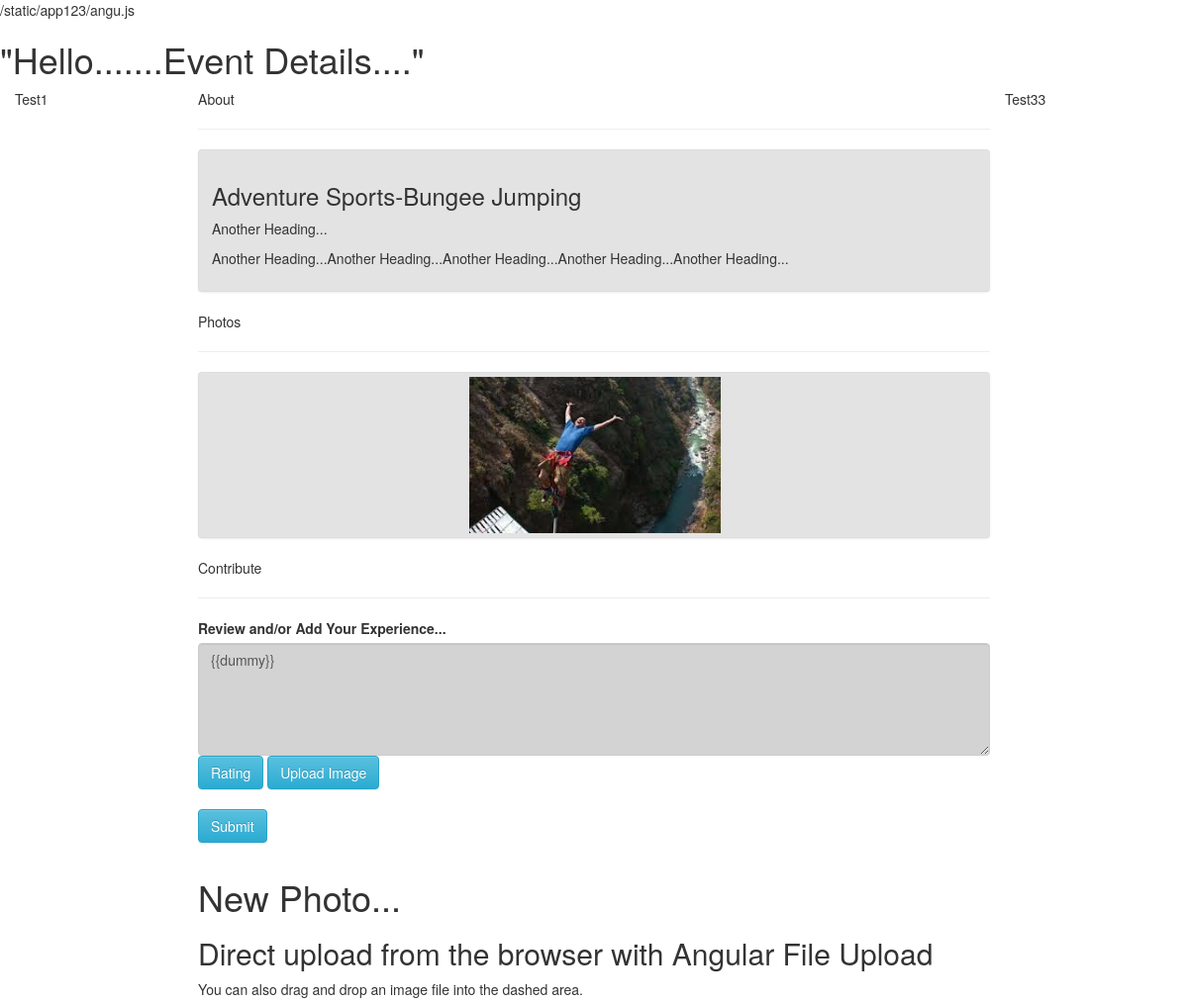
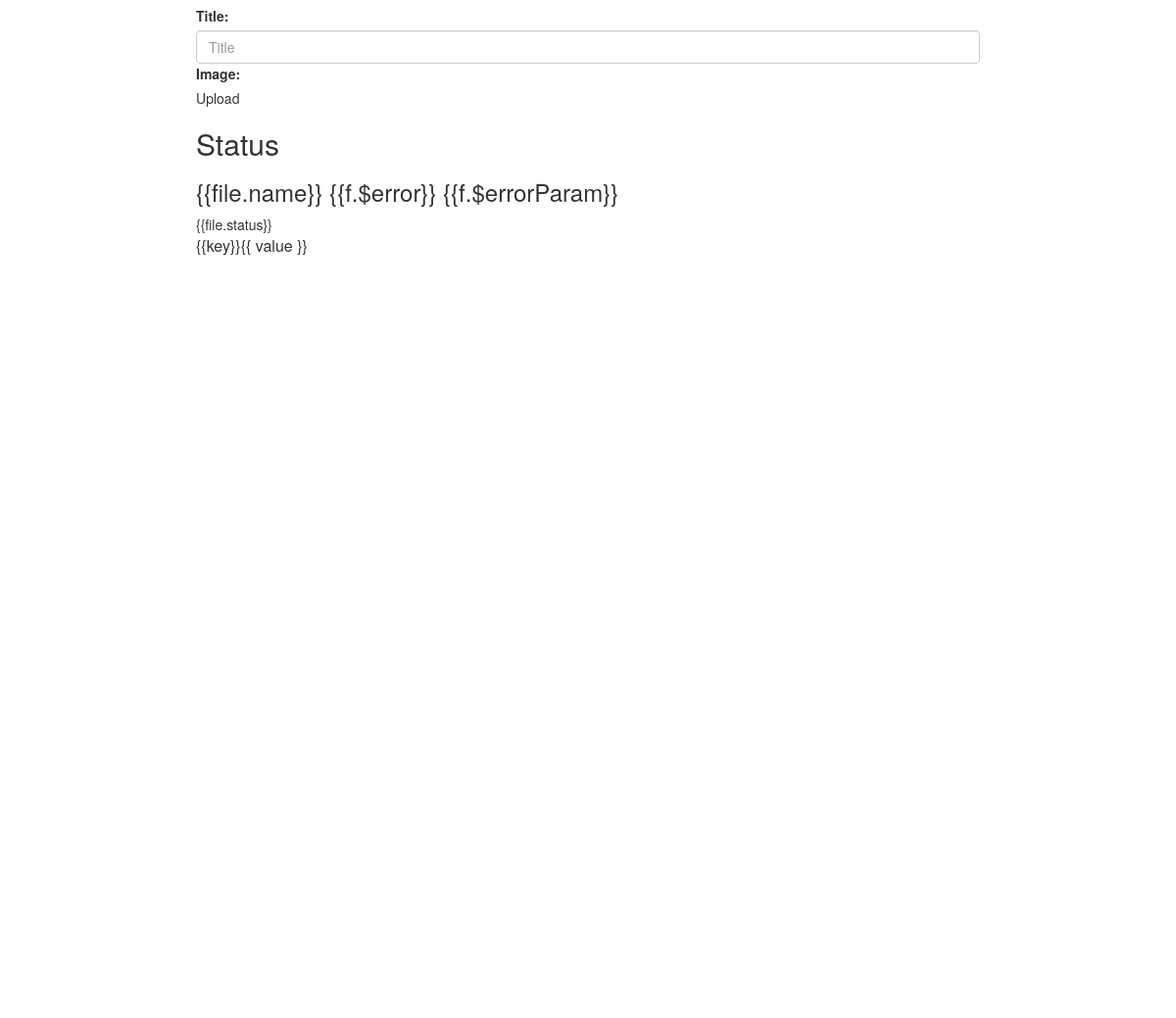
The app's page /app123/eventdetails/ with its own data (2 pictures, top to bottom).
### app123/models.py (models this page shows)
class Aboutstuff(models.Model):
    stuff=models.OneToOneField(Stuff,null=True)
    aboutheading = models.CharField(max_length=255,null=True)
    abouttext = models.CharField(max_length=255,null=True)

class Stuff(models.Model):
    numb = models.IntegerField(null=True)
    name = models.CharField(max_length=255)
    classio = models.CharField(max_length=1,null=True)
    photo = models.ImageField(upload_to='media')

### app123/views.py (the view)
def eventdetails(request):
    aboutobj = Aboutstuff.objects.all()
    mr="dummy"
    return render(request, 'app123/eventdetails.html',{'aboutobj': aboutobj,'mr':mr})

### app123/templates/app123/eventdetails.html (shortened to what this page needs)
{% load staticfiles %}
<html>
<head>
<link rel="stylesheet" href="//maxcdn.bootstrapcdn.com/bootstrap/3.2.0/css/bootstrap.min.css">
<link rel="stylesheet" href="//maxcdn.bootstrapcdn.com/bootstrap/3.2.0/css/bootstrap-theme.min.css">
<link rel="stylesheet" href="https://maxcdn.bootstrapcdn.com/bootstrap/3.3.6/css/bootstrap.min.css">
<link rel="stylesheet" href="https://maxcdn.bootstrapcdn.com/bootstrap/3.3.6/css/bootstrap-theme.min.css">
</head>
<body>
<h1>"Hello.......Event Details...."</h1>
<div class="col-md-2">
<p>Test1</p>
</div>
<div class="col-md-8">
<div class="row">
<h>About</h>
<hr>
</div>
<div class="row">
{% for obj in aboutobj %}
    <div class="thumbnail" style="background-color: #e3e3e3;border-right:3px">
      <div class="caption">
		<h3>{{ obj.stuff.name}}</h3>
        <p>{{ obj.aboutheading}}</p>
		<p>{{ obj.abouttext}}</p>
      </div>
    </div>
   {% endfor %}
</div>
<div class="row">
<h>Photos</h>
<hr>
</div>
<div class="row">
{% for obj in aboutobj %}
<div class="thumbnail" style="background-color: #e3e3e3;border-right:3px">
	<a href="#"><img src={{ obj.stuff.photo.url}} style="width:254px;height:158px;"></a>
    </div>
{% endfor %}
</div>
<div class="row">
<h>Contribute</h>
<hr>
</div>
{% verbatim %}
<div class="row">
<div ng-app="demoapp" ng-controller="contreview" >
  <form role="form">
    <div class="form-group">
      <label for="comment">Review and/or Add Your Experience...</label>
      <textarea class="form-control" rows="5" id="comment" style="background-color: LightGrey" ng-click="addreview()">{{dummy}}</textarea>
	  <input type="submit" class="btn btn-info" value="Rating" ng-show="toshow()">
	  <input type="submit" class="btn btn-info" value="Upload Image" ng-show="toshow()">
	  <br><br>
	  <input type="submit" class="btn btn-info" value="Submit" ng-show="toshow()">
    </div>
  </form>
</div>
</div>
{% endverbatim %}
<div class="row">
{% verbatim %}
<div ng-app="photoAlbumControllers">
  <div id="direct_upload"
    ng-controller="photoUploadCtrl"
    ngf-drop="uploadFiles($files)"
    ngf-drag-over-class="dragOverClass($event)"
    ng-model="files"
    ng-multiple="true">
    <h1>New Photo...</h1>
    <h2>Direct upload from the browser with Angular File Upload</h2>
    <p>You can also drag and drop an image file into the dashed area.</p>
    <form>
        <div class="form_line">
            <label path="title">Title:</label>
            <div class="form_controls">
                <input type="text" class="form-control" placeholder="Title" ng-model="title" />
            </div>
        </div>
        <div class="form_line">
            <label>Image:</label>
            <div class="form_controls">
                <div class="upload_button_holder">
                    <div href="#" class="upload_button" ngf-select="uploadFiles($files)" multiple title="upload" resetOnClick="true" >Upload</div>
                </div>
            </div>
        </div>
    </form>
    <h2>Status</h2>
    <div class="file" ng-repeat="file in files">
        <h3>{{file.name}} {{f.$error}} {{f.$errorParam}}</h3>
        <div class="status">{{file.status}}</div>
        <div class="info">
          <table>
            <tr ng-repeat="(key, value) in file.result">
              <td> {{key}} </td> <td> {{ value }} </td>
            </tr>
          </table>
        </div>
    </div>
</div>
</div>
{% endverbatim %}
</div>
</div>
<div class="col-md-2">
<p>Test33</p>
</div>
</body>
</html>

### app123/static/app123/css/app.css (style rules this page uses)
body { font-family: Helvetica, Arial, sans-serif; color: #333; margin: 10px; width: 960px; word-wrap: break-word; }
h1 { color: #0e2953; font-size: 18px; }
h2 { color: #666; font-size: 16px; }
p { font-size: 14px; line-height: 18px; }
a { color: #0b63b6 }
.info td, .uploaded_info td { font-size: 12px }
td { vertical-align: top; padding-right: 5px; }
#direct_upload_jquery, #direct_upload { padding: 20px 20px; margin: 20px 0; border-top: 1px solid #ccc; border-bottom: 1px solid #ccc; }
#direct_upload_jquery h1, #direct_upload h1 { margin: 0 0 15px 0; }
form { border: 1px solid #ddd; margin: 15px 0; padding: 15px 0; border-radius: 4px; }
form .form_line { margin-bottom: 20px; }
form .form_controls { margin-left: 180px; }
form label { float: left; width: 160px; padding-top: 3px; text-align: right; }
#direct_upload, #direct_upload_jquery { border: 4px dashed #ccc; }
.upload_button_holder { position: relative; overflow: hidden; display: inline-block; }
.upload_button { display: inline-block; position: relative; font-weight: bold; font-size: 14px; background-color: rgb(15, 97, 172); color: #fff; padding: 5px 0; border: 1px solid #000; border-radius: 4px; width: 100px; height: 18px; text-decoration: none; text-align: center; cursor: pointer; }
.upload_button_holder .upload_button { display: block; }

### records on screen
Aboutstuff: stuff.name "Adventure Sports-Bungee Jumping", aboutheading "Another Heading...", abouttext "Another Heading...Another Heading...Another Heading...Another Heading...Another Heading...", stuff.photo (picture)
